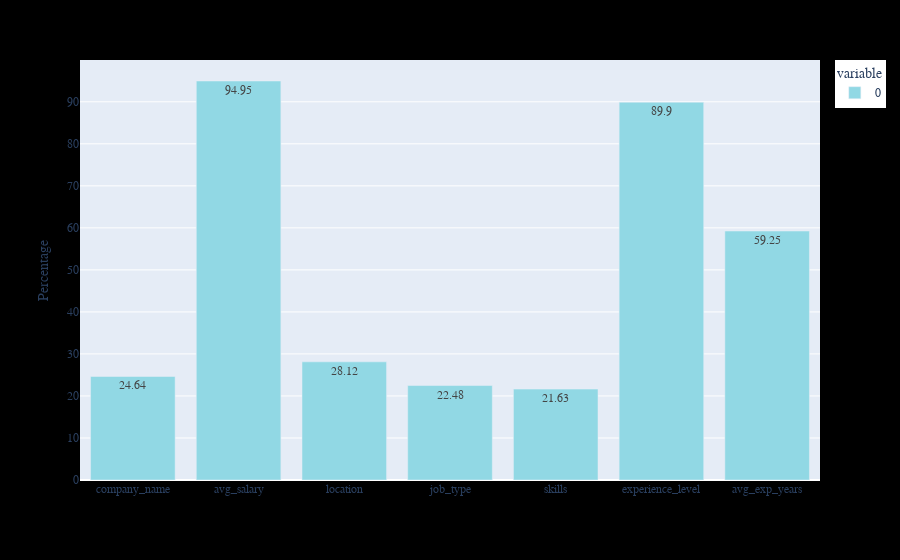

The notebook cell this image was saved under:
### Markdown cell above
## Checking Null-Values Percentage

null values indicates that job posts are missing this info <br>

- 95% of companies do not provide salary range in their job post.
- 60% do not mention how many years of experience woul be needed.
- 39% do not provide a location.
- 24% do not specify qualifications or requirements.
- 25% of job posts do not contain the company name.

job title and abstract title have zero null-values because we already dropped missing values.

### Code cell
px.bar(
    round(data.loc[:,'company_name':].isna().sum() / data.shape[0] * 100, 2),
    text_auto=True,
    color_discrete_sequence=color_palette[1:],
    labels={'value':'Percentage','index':''},
).update_layout(
    paper_bgcolor="rgb(0,0,0,0)",
    #plot_bgcolor="rgb(0,0,0,0)",
    legend=dict(bgcolor=LEGEN_BG),
    font_family="Poppins,",
)

### Figure 1 — Plotly figure (JSON) as saved in the notebook; plotly's stock layout.template omitted (floating-point values rounded to 4 significant figures)
{"data": [{"alignmentgroup": "True", "hovertemplate": "variable=0<br>=%{x}<br>Percentage=%{y}<extra></extra>", "legendgroup": "0", "marker": {"color": "#91D8E4", "pattern": {"shape": ""}}, "name": "0", "offsetgroup": "0", "orientation": "v", "showlegend": true, "textposition": "auto", "texttemplate": "%{y}", "type": "bar", "x": ["company_name", "avg_salary", "location", "job_type", "skills", "experience_level", "avg_exp_years"], "xaxis": "x", "y": [24.64, 94.95, 28.12, 22.48, 21.63, 89.9, 59.25], "yaxis": "y"}], "layout": {"barmode": "relative", "font": {"family": "Poppins,"}, "legend": {"bgcolor": "#fff", "title": {"text": "variable"}, "tracegroupgap": 0}, "margin": {"t": 60}, "paper_bgcolor": "rgb(0,0,0,0)", "xaxis": {"anchor": "y", "domain": [0, 1], "title": {"text": ""}}, "yaxis": {"anchor": "x", "domain": [0, 1], "title": {"text": "Percentage"}}}}
